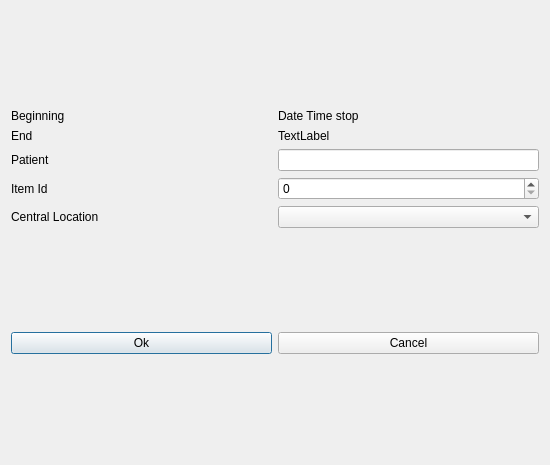
<?xml version="1.0" encoding="UTF-8"?>
<ui version="4.0">
 <class>Dialog</class>
 <widget class="QDialog" name="Dialog">
  <property name="geometry">
   <rect>
    <x>0</x>
    <y>0</y>
    <width>550</width>
    <height>465</height>
   </rect>
  </property>
  <property name="windowTitle">
   <string>Insert into physio database</string>
  </property>
  <layout class="QVBoxLayout" name="verticalLayout">
   <item>
    <layout class="QGridLayout" name="gridLayout">
     <item row="3" column="1">
      <widget class="QSpinBox" name="spinBox"/>
     </item>
     <item row="4" column="0">
      <widget class="QLabel" name="label_7">
       <property name="text">
        <string>Central Location</string>
       </property>
      </widget>
     </item>
     <item row="4" column="1">
      <widget class="QComboBox" name="comboBox_2"/>
     </item>
     <item row="1" column="1">
      <widget class="QLabel" name="label_4">
       <property name="sizePolicy">
        <sizepolicy hsizetype="Preferred" vsizetype="Fixed">
         <horstretch>0</horstretch>
         <verstretch>0</verstretch>
        </sizepolicy>
       </property>
       <property name="text">
        <string>TextLabel</string>
       </property>
      </widget>
     </item>
     <item row="0" column="1">
      <widget class="QLabel" name="label_6">
       <property name="sizePolicy">
        <sizepolicy hsizetype="Preferred" vsizetype="Fixed">
         <horstretch>0</horstretch>
         <verstretch>0</verstretch>
        </sizepolicy>
       </property>
       <property name="text">
        <string>Date Time stop</string>
       </property>
      </widget>
     </item>
     <item row="0" column="0">
      <widget class="QLabel" name="label_5">
       <property name="sizePolicy">
        <sizepolicy hsizetype="Preferred" vsizetype="Fixed">
         <horstretch>0</horstretch>
         <verstretch>0</verstretch>
        </sizepolicy>
       </property>
       <property name="text">
        <string>Beginning</string>
       </property>
      </widget>
     </item>
     <item row="1" column="0">
      <widget class="QLabel" name="label_3">
       <property name="sizePolicy">
        <sizepolicy hsizetype="Preferred" vsizetype="Fixed">
         <horstretch>0</horstretch>
         <verstretch>0</verstretch>
        </sizepolicy>
       </property>
       <property name="text">
        <string>End</string>
       </property>
      </widget>
     </item>
     <item row="2" column="0">
      <widget class="QLabel" name="label">
       <property name="text">
        <string>Patient</string>
       </property>
      </widget>
     </item>
     <item row="3" column="0">
      <widget class="QLabel" name="label_2">
       <property name="text">
        <string>Item Id</string>
       </property>
      </widget>
     </item>
     <item row="2" column="1">
      <widget class="QLineEdit" name="lineEdit">
       <property name="sizePolicy">
        <sizepolicy hsizetype="Preferred" vsizetype="Fixed">
         <horstretch>0</horstretch>
         <verstretch>0</verstretch>
        </sizepolicy>
       </property>
      </widget>
     </item>
    </layout>
   </item>
   <item>
    <layout class="QHBoxLayout" name="horizontalLayout_3">
     <item>
      <widget class="QPushButton" name="pushButton">
       <property name="text">
        <string>Ok</string>
       </property>
      </widget>
     </item>
     <item>
      <widget class="QPushButton" name="pushButton_2">
       <property name="text">
        <string>Cancel</string>
       </property>
      </widget>
     </item>
    </layout>
   </item>
  </layout>
 </widget>
 <resources/>
 <connections/>
</ui>
